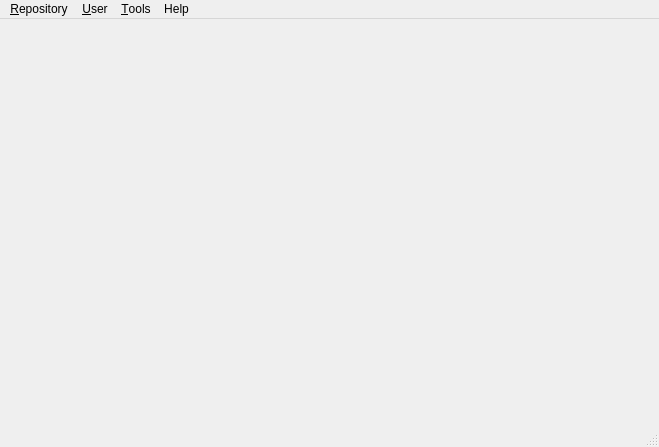
<?xml version="1.0" encoding="UTF-8"?>
<ui version="4.0">
 <class>MainWindow</class>
 <widget class="QMainWindow" name="MainWindow">
  <property name="geometry">
   <rect>
    <x>0</x>
    <y>0</y>
    <width>659</width>
    <height>447</height>
   </rect>
  </property>
  <property name="windowTitle">
   <string>Reggata</string>
  </property>
  <property name="windowIcon">
   <iconset resource="../resources/resources.qrc">
    <normaloff>:/icons/icons/reggata.ico</normaloff>:/icons/icons/reggata.ico</iconset>
  </property>
  <property name="dockNestingEnabled">
   <bool>true</bool>
  </property>
  <widget class="QWidget" name="centralwidget">
   <layout class="QVBoxLayout" name="verticalLayout_3"/>
  </widget>
  <widget class="QMenuBar" name="menubar">
   <property name="geometry">
    <rect>
     <x>0</x>
     <y>0</y>
     <width>659</width>
     <height>26</height>
    </rect>
   </property>
   <widget class="QMenu" name="menuRepo">
    <property name="title">
     <string>&amp;Repository</string>
    </property>
    <widget class="QMenu" name="menuFavoriteRepos">
     <property name="title">
      <string>Favorite repositories...</string>
     </property>
     <addaction name="actionAdd_current_repository"/>
     <addaction name="actionRemove_current_repository"/>
    </widget>
    <addaction name="action_repo_create"/>
    <addaction name="action_repo_open"/>
    <addaction name="action_repo_close"/>
    <addaction name="menuFavoriteRepos"/>
    <addaction name="separator"/>
    <addaction name="actionManageExtApps"/>
    <addaction name="separator"/>
    <addaction name="actionImportItems"/>
    <addaction name="separator"/>
    <addaction name="actionExitReggata"/>
   </widget>
   <widget class="QMenu" name="menuUser">
    <property name="title">
     <string>&amp;User</string>
    </property>
    <addaction name="action_user_create"/>
    <addaction name="action_user_login"/>
    <addaction name="action_user_logout"/>
    <addaction name="action_user_change_pass"/>
   </widget>
   <widget class="QMenu" name="menuTools">
    <property name="title">
     <string>&amp;Tools</string>
    </property>
   </widget>
   <widget class="QMenu" name="menuHelp">
    <property name="title">
     <string>Help</string>
    </property>
    <addaction name="action_help_about"/>
   </widget>
   <addaction name="menuRepo"/>
   <addaction name="menuUser"/>
   <addaction name="menuTools"/>
   <addaction name="menuHelp"/>
  </widget>
  <widget class="QStatusBar" name="statusbar"/>
  <action name="action_repo_create">
   <property name="text">
    <string>&amp;New</string>
   </property>
  </action>
  <action name="action_repo_open">
   <property name="text">
    <string>&amp;Open</string>
   </property>
  </action>
  <action name="action_repo_close">
   <property name="text">
    <string>&amp;Close</string>
   </property>
  </action>
  <action name="action_item_add">
   <property name="text">
    <string>Add &amp;one</string>
   </property>
  </action>
  <action name="action_user_create">
   <property name="text">
    <string>&amp;Create</string>
   </property>
  </action>
  <action name="action_user_login">
   <property name="text">
    <string>&amp;Login</string>
   </property>
  </action>
  <action name="action_user_logout">
   <property name="text">
    <string>Log&amp;out</string>
   </property>
  </action>
  <action name="action_item_edit">
   <property name="text">
    <string>&amp;Edit</string>
   </property>
  </action>
  <action name="action_item_add_many">
   <property name="text">
    <string>Add &amp;many</string>
   </property>
  </action>
  <action name="action_user_change_pass">
   <property name="text">
    <string>Change &amp;password</string>
   </property>
  </action>
  <action name="action_item_view">
   <property name="text">
    <string>&amp;View with external app</string>
   </property>
  </action>
  <action name="action_item_add_many_rec">
   <property name="text">
    <string>Add many &amp;recursively</string>
   </property>
  </action>
  <action name="action_item_delete">
   <property name="text">
    <string>&amp;Delete</string>
   </property>
  </action>
  <action name="action_item_view_m3u">
   <property name="text">
    <string>Create m3u playlist and open it</string>
   </property>
  </action>
  <action name="action_help_about">
   <property name="text">
    <string>About Reggata</string>
   </property>
  </action>
  <action name="action_item_view_image_viewer">
   <property name="text">
    <string>View images with built-in viewer</string>
   </property>
  </action>
  <action name="action_item_check_integrity">
   <property name="text">
    <string>Check &amp;integrity</string>
   </property>
  </action>
  <action name="action_item_fix_history_rec_error">
   <property name="text">
    <string>Fix history rec error</string>
   </property>
  </action>
  <action name="action_item_fix_hash_error">
   <property name="text">
    <string>Try find file</string>
   </property>
  </action>
  <action name="action_item_update_file_hash">
   <property name="text">
    <string>Update hash</string>
   </property>
  </action>
  <action name="action_fix_file_not_found_try_find">
   <property name="text">
    <string>Try find file</string>
   </property>
  </action>
  <action name="action_fix_file_not_found_delete">
   <property name="text">
    <string>Delete item's reference to file</string>
   </property>
  </action>
  <action name="action_item_rebuild_thumbnail">
   <property name="text">
    <string>Rebuild &amp;thumbnail</string>
   </property>
  </action>
  <action name="action_item_to_external_filemanager">
   <property name="text">
    <string>Open external file manager</string>
   </property>
  </action>
  <action name="action_export_selected_items">
   <property name="text">
    <string>Export items files only</string>
   </property>
  </action>
  <action name="action_export_items_file_paths">
   <property name="text">
    <string>Export file paths as txt file</string>
   </property>
  </action>
  <action name="actionExportItems">
   <property name="text">
    <string>Export items (files with metadata)</string>
   </property>
   <property name="toolTip">
    <string>Export items with files and metadata</string>
   </property>
  </action>
  <action name="actionImportItems">
   <property name="text">
    <string>Import items</string>
   </property>
  </action>
  <action name="actionAdd_current_repository">
   <property name="text">
    <string>Add current repository</string>
   </property>
  </action>
  <action name="actionRemove_current_repository">
   <property name="text">
    <string>Remove current repository</string>
   </property>
  </action>
  <action name="actionExitReggata">
   <property name="text">
    <string>Exit</string>
   </property>
  </action>
  <action name="actionManageExtApps">
   <property name="text">
    <string>Manage External Applications</string>
   </property>
  </action>
 </widget>
 <resources>
  <include location="../resources/resources.qrc"/>
 </resources>
 <connections/>
</ui>
